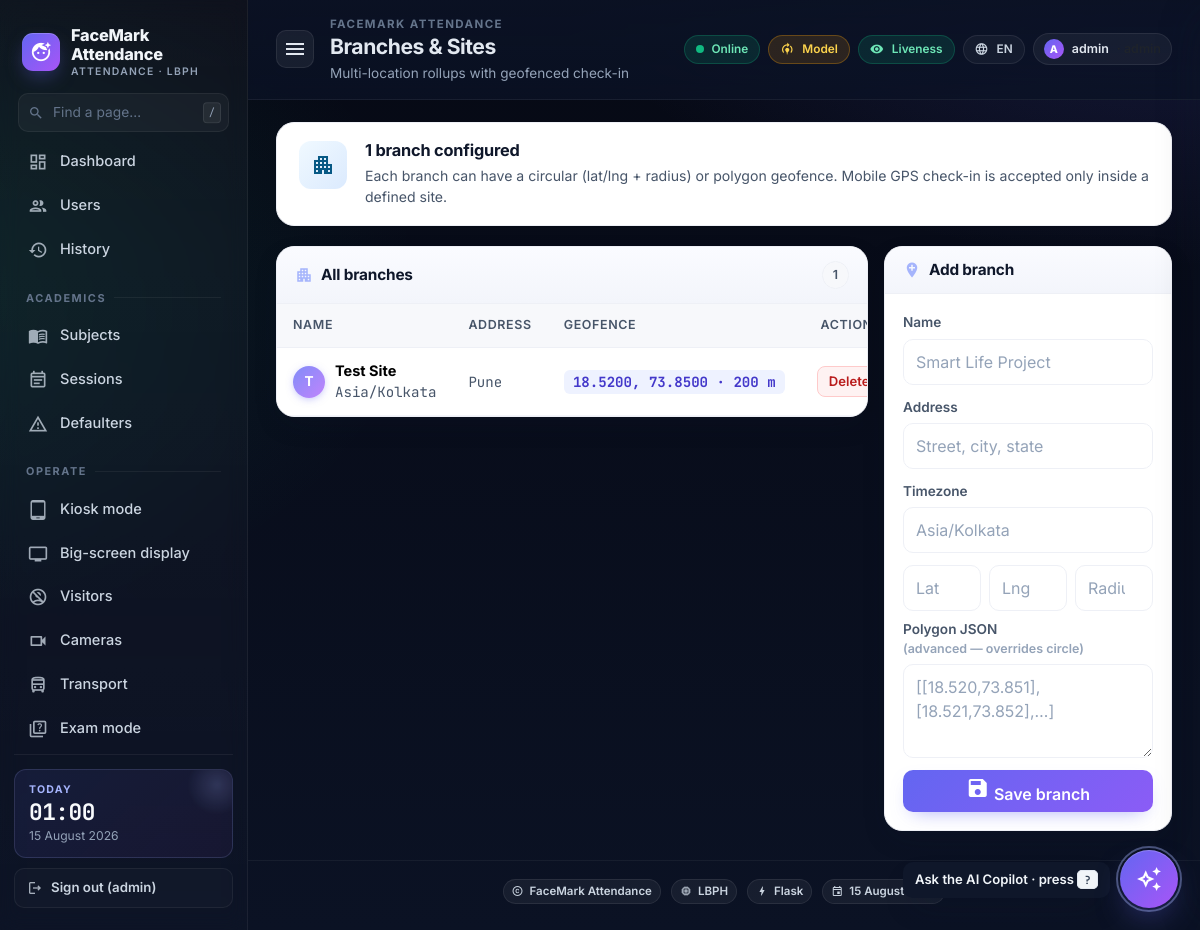
Page /branches (signed in) on the committed database.
### tables this page shows
CREATE TABLE settings (
    key   TEXT PRIMARY KEY,
    value TEXT NOT NULL
);

CREATE TABLE branches (
    id           INTEGER PRIMARY KEY AUTOINCREMENT,
    name         TEXT UNIQUE NOT NULL,
    address      TEXT,
    timezone     TEXT,
    -- geofence: either circle (lat/lng/radius_m) or polygon json
    lat          REAL,
    lng          REAL,
    radius_m     REAL,
    polygon_json TEXT,
    created_at   TEXT NOT NULL
);

### app.py (the view, shortened to what this page needs)
@app.route('/branches', methods=['GET', 'POST'])
@role_required('admin', 'hr')
def branches():
    return render_template('branches.html', branches=db.list_branches())

### app.py (called while the page is built)
@app.after_request
def _metrics_record(resp):
    try:
        ms = (time.perf_counter() - getattr(__import__('flask').g, 't0', time.perf_counter())) * 1000.0
        infra_record_request(resp.status_code, ms)
    except Exception:  # noqa: BLE001
        pass
    return resp

@app.context_processor
def _inject_infra():
    return {'csp_nonce': infra_mw.csp_nonce,
            'asset_version': os.environ.get('FACEMARK_ASSET_VERSION', 'v2')}

@app.after_request
def _cache_static(resp):
    if request.path.startswith('/static/'):
        if 'v=' in request.query_string.decode('utf-8', errors='ignore'):
            resp.headers['Cache-Control'] = 'public, max-age=31536000, immutable'
        else:
            resp.headers['Cache-Control'] = 'public, max-age=86400'
    return resp

def role_required(*allowed):
    def deco(fn):
        @wraps(fn)
        def wrap(*a, **kw):
            if not session.get('admin'):
                return redirect(url_for('login', next=request.path))
            role = session.get('role') or 'admin'
            if role == 'admin' or role in allowed:
                return fn(*a, **kw)
            if request.path.startswith('/api/'):
                return jsonify({'ok': False, 'error': 'forbidden'}), 403
            flash(f'Requires one of: {", ".join(allowed)}', 'danger')
            return redirect(url_for('home'))
        return wrap
    return deco

### db.py (called while the page is built, shortened)
def _pragma_once(conn: sqlite3.Connection) -> None:
    global _PRAGMA_ONCE_DONE
    if _PRAGMA_ONCE_DONE:
        return

def get_conn() -> sqlite3.Connection:
    conn = sqlite3.connect(DB_PATH, timeout=10.0,
                           check_same_thread=False)
    conn.row_factory = sqlite3.Row
    conn.execute('PRAGMA foreign_keys = ON')
    conn.execute('PRAGMA busy_timeout = 5000')
    _pragma_once(conn)
    return conn

@contextmanager
def tx():
    conn = get_conn()
    try:
        yield conn
        conn.commit()
    finally:
        conn.close()

def get_setting(key: str, default: Optional[str] = None) -> Optional[str]:
    with tx() as c:
        r = c.execute('SELECT value FROM settings WHERE key = ?', (key,)).fetchone()
        return r['value'] if r else default

def list_branches() -> list[dict]:
    with tx() as c:
        return [dict(r) for r in c.execute(
            'SELECT * FROM branches ORDER BY name').fetchall()]

### infra/csrf.py (called while the page is built)
def _token() -> str:
    tok = session.get('_csrf')
    if not tok:
        tok = secrets.token_urlsafe(24)
        session['_csrf'] = tok
    return tok

### templates/branches.html (shortened to what this page needs)
{% extends "base.html" %}
{% block page_title %}Branches & Sites{% endblock %}
{% block page_sub %}Multi-location rollups with geofenced check-in{% endblock %}
{% block content %}
<div class="page-hero hero-sky">
  <div class="ph-icn"><i class="material-icons">apartment</i></div>
  <div class="ph-body">
    <h5>{{ branches|length }} branch{{ '' if branches|length == 1 else 'es' }} configured</h5>
    <p>Each branch can have a circular (lat/lng + radius) or polygon geofence.
       Mobile GPS check-in is accepted only inside a defined site.</p>
  </div>
</div>
<div class="row g-3">
  <div class="col-lg-8">
    <div class="card surface">
      <div class="surface-head">
        <h5 class="m-0"><i class="material-icons" style="color:#a5b4fc">apartment</i> All branches</h5>
        <span class="chip ghost">{{ branches|length }}</span>
      </div>
      <div class="surface-body p-0">
        <table class="table table-clean mb-0">
          <thead>
            <tr><th>Name</th><th>Address</th><th>Geofence</th><th class="text-end">Actions</th></tr>
          </thead>
          <tbody>
            {% for b in branches %}
            <tr>
              <td>
                <div class="user-cell">
                  <span class="avatar">{{ b.name[0] | upper }}</span>
                  <div>
                    <strong>{{ b.name }}</strong>
                    <div class="mono">{{ b.timezone or 'no timezone' }}</div>
                  </div>
                </div>
              </td>
              <td><span class="mono">{{ b.address or '—' }}</span></td>
              <td>
                {% if b.polygon_json %}
                  <span class="status-chip success"><span class="dot"></span> polygon</span>
                {% elif b.lat and b.lng %}
                  <span class="badge-soft badge mono">{{ '%.4f'|format(b.lat) }}, {{ '%.4f'|format(b.lng) }} · {{ b.radius_m|int }} m</span>
                {% else %}
                  <span class="status-chip warn"><span class="dot"></span> no fence</span>
                {% endif %}
              </td>
              <td class="text-end">
                <form method="POST" class="d-inline" onsubmit="return confirm('Delete this branch?')">
                  <button class="btn btn-sm btn-danger-soft">Delete</button>
                </form>
              </td>
            </tr>
            {% endfor %}
          </tbody>
        </table>
      </div>
    </div>
  </div>
  <div class="col-lg-4">
    <div class="card surface">
      <div class="surface-head">
        <h5 class="m-0"><i class="material-icons" style="color:#a5b4fc">add_location</i> Add branch</h5>
      </div>
      <div class="surface-body">
        <form method="POST">
          <div class="fld">
            <label>Name</label>
            <input name="name" class="form-control" placeholder="Smart Life Project" required>
          </div>
          <div class="fld">
            <label>Address</label>
            <input name="address" class="form-control" placeholder="Street, city, state">
          </div>
          <div class="fld">
            <label>Timezone</label>
            <input name="timezone" class="form-control" placeholder="Asia/Kolkata">
          </div>
          <div class="row g-2 mb-2">
            <div class="col-4"><input name="lat"      type="number" step="any" class="form-control" placeholder="Lat"></div>
            <div class="col-4"><input name="lng"      type="number" step="any" class="form-control" placeholder="Lng"></div>
            <div class="col-4"><input name="radius_m" type="number" class="form-control" placeholder="Radius m"></div>
          </div>
          <div class="fld">
            <label>Polygon JSON <span class="hint">(advanced — overrides circle)</span></label>
            <textarea name="polygon_json" rows="3" class="form-control"
                      placeholder="[[18.520,73.851],[18.521,73.852],…]"></textarea>
          </div>
          <button class="btn btn-primary w-100">
            <i class="material-icons md-16">save</i> Save branch
          </button>
        </form>
      </div>
    </div>
  </div>
</div>
{% endblock %}

### templates/base.html (shortened to what this page needs)
<!doctype html>
<html lang="en">
<head>
  <link href="https://cdn.jsdelivr.net/npm/bootstrap@5.3.2/dist/css/bootstrap.min.css" rel="stylesheet">
  <link href="{{ url_for('static', filename='css/styles.css') }}?v={{ asset_version }}" rel="stylesheet">
</head>
<body>
<div class="app-shell">
  <aside class="sidebar" id="sidebar">
    <div class="brand">
      <span class="brand-mark"><i class="material-icons">face_retouching_natural</i></span>
      <span class="brand-name">
        {{ org_name }}
        <small>Attendance · {{ recognizer_backend }}</small>
      </span>
    </div>
    <div class="side-search">
      <i class="material-icons-outlined">search</i>
      <input type="text" placeholder="Find a page…" id="sideSearch" autocomplete="off" />
      <kbd>/</kbd>
    </div>
    <nav class="side-nav" id="sideNav">
      <a class="side-link {% if request.endpoint == 'home' %}active{% endif %}" href="{{ url_for('home') }}">
        <i class="material-icons-outlined">dashboard</i><span>Dashboard</span>
      </a>
      <a class="side-link {% if request.endpoint == 'list_users' %}active{% endif %}" href="{{ url_for('list_users') }}">
        <i class="material-icons-outlined">group</i><span>Users</span>
      </a>
      <a class="side-link {% if request.endpoint == 'history' %}active{% endif %}" href="{{ url_for('history') }}">
        <i class="material-icons-outlined">history</i><span>History</span>
      </a>
      <div class="side-section">Academics</div>
      <a class="side-link {% if request.endpoint == 'subjects' %}active{% endif %}" href="{{ url_for('subjects') }}">
        <i class="material-icons-outlined">menu_book</i><span>Subjects</span>
      </a>
      <a class="side-link {% if request.endpoint in ('sessions', 'session_detail') %}active{% endif %}" href="{{ url_for('sessions') }}">
        <i class="material-icons-outlined">event_note</i><span>Sessions</span>
      </a>
      <a class="side-link {% if request.endpoint == 'defaulters' %}active{% endif %}" href="{{ url_for('defaulters') }}">
        <i class="material-icons-outlined">warning_amber</i><span>Defaulters</span>
      </a>
      <div class="side-section">Operate</div>
      <a class="side-link" href="{{ url_for('kiosk') }}" target="_blank">
        <i class="material-icons-outlined">tablet_android</i><span>Kiosk mode</span>
      </a>
      <a class="side-link" href="{{ url_for('display_board') }}" target="_blank">
        <i class="material-icons-outlined">tv</i><span>Big-screen display</span>
      </a>
      <a class="side-link {% if request.endpoint == 'visitors' %}active{% endif %}" href="{{ url_for('visitors') }}">
        <i class="material-icons-outlined">no_accounts</i><span>Visitors</span>
      </a>
      <a class="side-link {% if request.endpoint == 'cameras' %}active{% endif %}" href="{{ url_for('cameras') }}">
        <i class="material-icons-outlined">videocam</i><span>Cameras</span>
      </a>
      <a class="side-link {% if request.endpoint in ('transport','transport_stops') %}active{% endif %}" href="{{ url_for('transport') }}">
        <i class="material-icons-outlined">directions_bus</i><span>Transport</span>
      </a>
      <a class="side-link {% if request.endpoint in ('exams','exam_detail') %}active{% endif %}" href="{{ url_for('exams') }}">
        <i class="material-icons-outlined">quiz</i><span>Exam mode</span>
      </a>
    </nav>
    <div class="side-foot">
      <div class="side-card">
        <div class="side-card-title">Today</div>
        <div class="side-card-value" id="sideClock">--:--</div>
        <div class="side-card-sub">{{ datetoday2 }}</div>
      </div>
      {% if admin_user %}
      <a class="side-logout" href="{{ url_for('logout') }}">
        <i class="material-icons-outlined md-18">logout</i> Sign out ({{ admin_user }})
      </a>
      {% endif %}
    </div>
  </aside>
  <div class="main">
    <header class="topbar">
      <button class="icon-btn sidebar-toggle" id="sidebarToggle" aria-label="Toggle sidebar">
        <i class="material-icons">menu</i>
      </button>
      <div class="topbar-title">
        <div class="crumb">{% block crumb %}{{ org_name }}{% endblock %}</div>
        <h1>{% block page_title %}Dashboard{% endblock %}</h1>
        <p>{% block page_sub %}Real-time face recognition attendance{% endblock %}</p>
      </div>
      <div class="topbar-right">
        <span class="pill" title="Server is reachable"><span class="pulse"></span> Online</span>
        {% if model_trained %}
          <span class="pill pill-good" title="Recogniser model is trained">
            <i class="material-icons md-16">verified</i> Model
          </span>
        {% else %}
          <span class="pill pill-warn" title="No trained recogniser yet — register a user">
            <i class="material-icons md-16">model_training</i> Model
          </span>
        {% endif %}
        {% if liveness_on %}
          <span class="pill pill-good" title="Liveness anti-spoofing on">
            <i class="material-icons md-16">remove_red_eye</i> Liveness
          </span>
        {% endif %}
        <div class="dropdown">
          <button class="pill ghost" data-bs-toggle="dropdown" aria-expanded="false" title="Language">
            <i class="material-icons md-16">language</i>
            {{ lang|upper }}
          </button>
        </div>
        {% if admin_user %}
        <div class="dropdown">
          <button class="role-chip" data-bs-toggle="dropdown" aria-expanded="false" title="Account">
            <span class="role-avatar">{{ admin_user[0]|upper }}</span>
            <span class="d-none d-md-inline">{{ admin_user }}</span>
            <span class="d-none d-md-inline text-muted">· {{ admin_role }}</span>
          </button>
        </div>
        {% endif %}
      </div>
    </header>
    <div class="content">
      {% block content %}{% endblock %}
    </div>
    <footer class="app-footer">
      <span class="ft-pill"><i class="material-icons-outlined">copyright</i> {{ org_name }}</span>
      <span class="ft-pill"><i class="material-icons-outlined">memory</i> {{ recognizer_backend }}</span>
      <span class="ft-pill"><i class="material-icons-outlined">bolt</i> Flask</span>
      <span class="ft-pill"><i class="material-icons-outlined">event</i> {{ datetoday2 }}</span>
    </footer>
    {% if admin_user %}
    <button class="fab-copilot" id="fabCopilot" aria-label="Open AI Copilot">
      <i class="material-icons-outlined">auto_awesome</i>
    </button>
    <div class="fab-tip" id="fabTip">Ask the AI Copilot · press <kbd>?</kbd></div>
    {% endif %}
  </div>
</div>
</body>
</html>

### rows in the picture
settings: value "FaceMark Attendance", value "FACEMARK ATTENDANCE"
branches: name "T", name "Test Site", timezone "Asia/Kolkata", address "Pune", lat "18.5200", lng "73.8500", radius_m "200"

### other values in the picture
{{ recognizer_backend }} "LBPH"
{{ admin_user }} "admin"
{{ lang|upper }} "EN"
{{ admin_user[0]|upper }} "A"
{{ branches|length }} "1"
